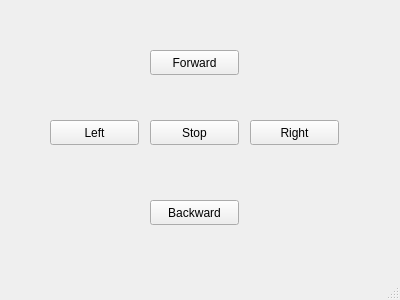
<?xml version="1.0" encoding="UTF-8"?>
<ui version="4.0">
 <class>MainWindow</class>
 <widget class="QMainWindow" name="MainWindow">
  <property name="geometry">
   <rect>
    <x>0</x>
    <y>0</y>
    <width>400</width>
    <height>300</height>
   </rect>
  </property>
  <property name="windowTitle">
   <string>Robot Control</string>
  </property>
  <widget class="QWidget" name="centralwidget">
   <widget class="QPushButton" name="forwardButton">
    <property name="geometry">
     <rect>
      <x>150</x>
      <y>50</y>
      <width>89</width>
      <height>25</height>
     </rect>
    </property>
    <property name="text">
     <string>Forward</string>
    </property>
   </widget>
   <widget class="QPushButton" name="backwardButton">
    <property name="geometry">
     <rect>
      <x>150</x>
      <y>200</y>
      <width>89</width>
      <height>25</height>
     </rect>
    </property>
    <property name="text">
     <string>Backward</string>
    </property>
   </widget>
   <widget class="QPushButton" name="leftButton">
    <property name="geometry">
     <rect>
      <x>50</x>
      <y>120</y>
      <width>89</width>
      <height>25</height>
     </rect>
    </property>
    <property name="text">
     <string>Left</string>
    </property>
   </widget>
   <widget class="QPushButton" name="rightButton">
    <property name="geometry">
     <rect>
      <x>250</x>
      <y>120</y>
      <width>89</width>
      <height>25</height>
     </rect>
    </property>
    <property name="text">
     <string>Right</string>
    </property>
   </widget>
   <widget class="QPushButton" name="stopButton">
    <property name="geometry">
     <rect>
      <x>150</x>
      <y>120</y>
      <width>89</width>
      <height>25</height>
     </rect>
    </property>
    <property name="text">
     <string>Stop</string>
    </property>
   </widget>
  </widget>
  <widget class="QMenuBar" name="menubar">
   <property name="geometry">
    <rect>
     <x>0</x>
     <y>0</y>
     <width>400</width>
     <height>22</height>
    </rect>
   </property>
  </widget>
  <widget class="QStatusBar" name="statusbar"/>
 </widget>
 <resources/>
 <connections/>
</ui>
